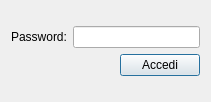
<?xml version="1.0" encoding="UTF-8"?>
<ui version="4.0">
 <class>SignInAdmin</class>
 <widget class="QDialog" name="SignInAdmin">
  <property name="geometry">
   <rect>
    <x>0</x>
    <y>0</y>
    <width>211</width>
    <height>102</height>
   </rect>
  </property>
  <property name="windowTitle">
   <string>Admin</string>
  </property>
  <layout class="QVBoxLayout" name="verticalLayout_2">
   <item>
    <layout class="QVBoxLayout" name="verticalLayout">
     <item>
      <layout class="QHBoxLayout" name="horizontalLayout">
       <item>
        <widget class="QLabel" name="label">
         <property name="text">
          <string>Password:</string>
         </property>
        </widget>
       </item>
       <item>
        <widget class="QLineEdit" name="lineEdit">
         <property name="inputMask">
          <string/>
         </property>
         <property name="echoMode">
          <enum>QLineEdit::Password</enum>
         </property>
        </widget>
       </item>
      </layout>
     </item>
     <item>
      <layout class="QHBoxLayout" name="horizontalLayout_2">
       <item>
        <spacer name="horizontalSpacer">
         <property name="orientation">
          <enum>Qt::Horizontal</enum>
         </property>
         <property name="sizeHint" stdset="0">
          <size>
           <width>40</width>
           <height>20</height>
          </size>
         </property>
        </spacer>
       </item>
       <item>
        <widget class="QPushButton" name="pushButton">
         <property name="text">
          <string>Accedi</string>
         </property>
        </widget>
       </item>
      </layout>
     </item>
    </layout>
   </item>
  </layout>
 </widget>
 <resources/>
 <connections/>
</ui>
